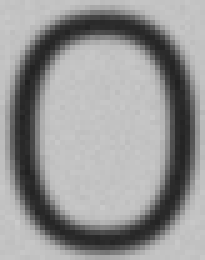
#> input picture training_data/0/1160.png, 41 x 52 px (shown 5 times larger); its folder holds only this picture in this run
$ python training_script_task3.py
#> lines starting #> are read from the running program, lines starting #| are printed output that depends on the picture
import glob
import os
from sklearn.utils import shuffle
import numpy as np
from sklearn import svm
import pickle

import cv2


"""Train an SVM classifier on the provided digit images and labels."""
digit_images = []
digit_labels = []

hog = cv2.HOGDescriptor(_winSize=(20, 20), _blockSize=(10, 10),
                            _blockStride=(5, 5), _cellSize=(10, 10), _nbins=9)

def extract_hog_features(images):
    hog_features = []
    for img in images:
        hog_feature = hog.compute(img).flatten()
        hog_features.append(hog_feature)
    return np.array(hog_features)


# Used chatgpt to help with this part
# Microsoft. (2025). Copilot (GPT-4) [Large Language Model]. https://copilot.microsoft.com/
# Below is the dataset from online database https://www.kaggle.com/datasets/dhruvmomoman/printed-digits?resource=download
charList = ['0', '1', '2', '3', '4', '5', '6', '7', '8', '9']
for char in charList:
    folder = f"/home/jaeden/training_data/{char}"
    for img_path in glob.glob(os.path.join(folder, "*.png")):
        img = cv2.imread(img_path, cv2.IMREAD_GRAYSCALE)
#> img is the input picture: shape (52, 41); min 33, max 202, mean 149.9
        img_resized = cv2.resize(img, (20, 20))
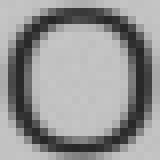
#> img_resized: shape (20, 20) (shown 8 times larger); min 38, max 197, mean 149.7
#> pass 3 of the loop `for char in charList:`:
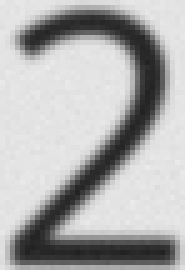
#> input picture training_data/2/1412.png, 37 x 54 px (shown 5 times larger)
#> img is the input picture: shape (54, 37); min 33, max 234, mean 174.9
#> `img_resized = cv2.resize(img, (20, 20))`:
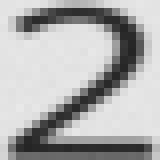
#> img_resized: shape (20, 20) (shown 8 times larger); min 37, max 232, mean 174.6
#> the loop made 10 passes; the first 3 are shown
        if img is not None:
            digit_images.append(img_resized)
            digit_labels.append(char)


# Below is my own made dataset with letters A-D and Digit 0-9
charList = ['0', '1', '2', '3', '4', '5', '6', '7', '8', '9', 'A', 'B', 'C', 'D', 'E', 'F', 'G']
#> charList = ['0', '1', '2', '3', '4', '5', '6', '7', '8', '9', 'A', 'B', 'C', 'D', 'E', 'F', 'G']
for char in charList:
    folder = f"/home/jaeden/training_data/CustomData/{char}"
#> this loop made 17 passes
#> (char, folder) on passes 1 to 12: ('0', '/home/jaeden/training_data/CustomData/0'), ('1', '/home/jaeden/training_data/CustomData/1'), ('2', '/home/jaeden/training_data/CustomData/2'), ('3', '/home/jaeden/training_data/CustomData/3'), ('4', '/home/jaeden/training_data/CustomData/4'), ('5', '/home/jaeden/training_data/CustomData/5'), ('6', '/home/jaeden/training_data/CustomData/6'), ('7', '/home/jaeden/training_data/CustomData/7'), ('8', '/home/jaeden/training_data/CustomData/8'), ('9', '/home/jaeden/training_data/CustomData/9'), ('A', '/home/jaeden/training_data/CustomData/A'), ('B', '/home/jaeden/training_data/CustomData/B')
for img_path in glob.glob(os.path.join(folder, "*.jpg")):
    img = cv2.imread(img_path, cv2.IMREAD_GRAYSCALE)
    img_resized = cv2.resize(img, (20, 20))
    if img is not None:
        digit_images.append(img_resized)
        digit_labels.append(char)


# Randomise order of set of data so its passed to the model in a random order
digit_images, digit_labels = shuffle(digit_images, digit_labels, random_state=42)


split_idx = int(0.8 * len(digit_images))
train_hog = extract_hog_features(digit_images[:split_idx]).astype(np.float32)
test_hog = extract_hog_features(digit_images[split_idx:]).astype(np.float32)

train_hog_labels = np.array(digit_labels[:split_idx])
test_hog_labels = np.array(digit_labels[split_idx:])
print(np.shape(train_hog))
#| (2, 81)
print(np.shape(train_hog_labels))
#| (2,)


# Train SVM
svm_linear = svm.SVC(kernel="linear", C=1.0)
svm_linear.fit(train_hog, train_hog_labels)

# Predict
train_result = svm_linear.predict(train_hog)
test_result = svm_linear.predict(test_hog)

# Calculate accuracy
train_accuracy = np.mean(train_result == train_hog_labels) * 100
test_accuracy = np.mean(test_result == test_hog_labels) * 100

print(f"Train accuracy linear svm: {train_accuracy:.2f}%")
print(f"Test accuracy linear svm: {test_accuracy:.2f}%")

with open('data/svm_model.pkl', 'wb') as f:
    pickle.dump(svm_linear, f)
